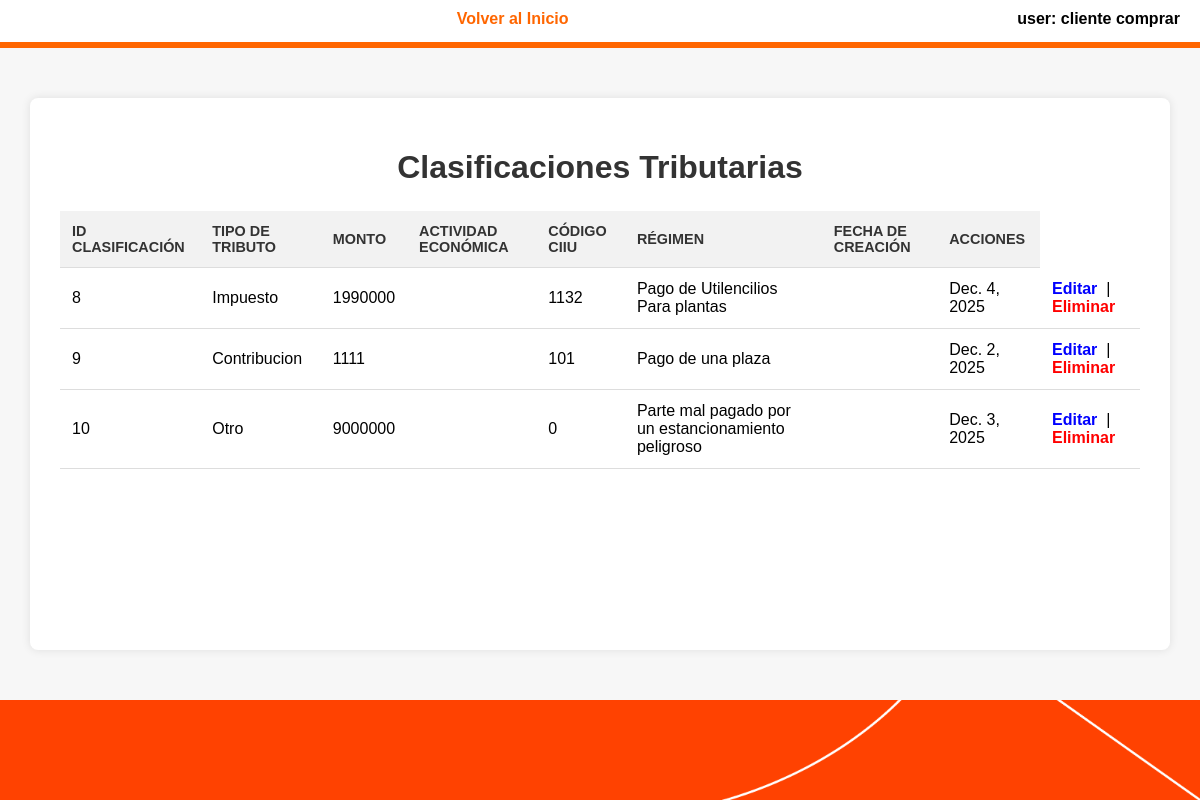
Page /clasificacion/ (signed in) on the committed database.
### miapp/models.py (models this page shows, shortened)
class Usuario(models.Model):
    id_usuario = models.AutoField(primary_key=True)
    nombre = models.CharField(max_length=30)
    apellido = models.CharField(max_length=25)
    mail = models.CharField(max_length=25)
    contraseña = models.CharField(max_length=12)
    rol = models.CharField(max_length=15)

class ClasificacionTributaria(models.Model):
    id_clasificacion = models.AutoField(primary_key=True)
    id_contribuyente = models.ForeignKey(Contribuyente, on_delete=models.CASCADE)
    id_pais = models.ForeignKey(Pais, on_delete=models.CASCADE)
    id_usuario = models.ForeignKey(Usuario, on_delete=models.CASCADE)
    tipo_de_tributo = models.CharField(max_length=15)
    monto = models.IntegerField()
    codigo_CIIU = models.IntegerField()
    regimen = models.TextField()
    fecha_de_creacion = models.DateField()

### miapp/views.py (the view)
# urls.py: path('clasificacion/', views.clasificacion, name='clasificacion'),
def clasificacion(request):
    if 'usuario_id' not in request.session:
        return redirect('crear_usuario')
    usuario_id = request.session['usuario_id']
    try:
        usuario = Usuario.objects.get(pk=usuario_id)
        contribuyentes_del_usuario = Contribuyente.objects.filter(id_usuario=usuario)
        clasificaciones = ClasificacionTributaria.objects.filter(id_contribuyente__in=contribuyentes_del_usuario)
    except Usuario.DoesNotExist:
        request.session.flush()
        return redirect('crear_usuario')
    return render(request, 'clasificaciones_tributarias.html', {
        'usuario': usuario,
        'clasificaciones': clasificaciones
    })

### templates/clasificaciones_tributarias.html (shortened to what this page needs)
{% load static %}
<!DOCTYPE html>
<html lang="es">
<head>
    <link rel="stylesheet" href="{% static 'clasificiones.css' %}">
</head>
<body>
    <header class="main-header">
        <nav class="nav-links">
            <a href="{% url 'index' %}" class="nav-link">Volver al Inicio</a>
        </nav>
        <div class="user-session">
            <span class="username">user: {{ usuario.nombre }} {{ usuario.apellido }}</span>
        </div>
    </header>
    <main class="tabla-container">
        <h1 class="titulo">Clasificaciones Tributarias</h1>
        <table id="clasificacionesTable">
            <thead>
                <tr>
                    <th>ID Clasificación</th>
                    <th>Tipo de Tributo</th>
                    <th>Monto</th>
                    <th>Actividad Económica</th>
                    <th>Código CIIU</th>
                    <th>Régimen</th>
                    <th>Fecha de Creación</th>
                    <th>Acciones</th>
                </tr>
            </thead>
            <tbody>
                {% for c in clasificaciones %}
                <tr>
                    <td>{{ c.id_clasificacion }}</td>
                    <td>{{ c.tipo_de_tributo }}</td>
                    <td>{{ c.monto }}</td>
                    <td>{{ c.actividad_economica }}</td>
                    <td>{{ c.codigo_CIIU }}</td>
                    <td>{{ c.regimen }}</td>
                    <td>{{ c.categoria }}</td>
                    <td>{{ c.fecha_de_creacion }}</td>
                    <td>
                        <a href="#" class="manage-link" style="color: blue; text-decoration:none;">Editar</a>
                        &nbsp;|&nbsp;
                        <a href="#" class="manage-link" style="color: red; text-decoration:none;">Eliminar</a>
                    </td>
                </tr>
                {% endfor %}
            </tbody>
        </table>
    </main>
    <footer class="footer"></footer>
</body>
</html>

### miapp/static/clasificiones.css (style rules this page uses)
:root { --primary-orange: #ff6600; --light-bg: #f7f7f7; --border-color: #ddd; --text-dark: #333; }
html, body { height: 100%; margin: 0; font-family: Arial, sans-serif; }
body { display: flex; flex-direction: column; min-height: 100vh; background-color: var(--light-bg); }
.main-header { display: flex; align-items: center; gap: 12px; padding: 10px 20px 20px 20px; background: white; position: relative; }
.main-header::after { content: ''; position: absolute; left: 0; right: 0; bottom: 0; height: 6px; background: var(--primary-orange); }
.nav-links { flex: 1 1 auto; display: flex; justify-content: center; gap: 20px; }
.nav-link { color: var(--primary-orange); text-decoration: none; font-weight: bold; }
.user-session { flex: 0 0 auto; }
.user-session .username { font-weight: 600; }
.tabla-container { flex: 1 0 auto; margin: 50px auto; width: 90%; max-width: 1100px; background-color: white; padding: 30px; box-shadow: 0 0 10px rgba(0, 0, 0, 0.1); border-radius: 8px; }
.titulo { text-align: center; color: var(--text-dark); margin-bottom: 25px; font-size: 2em; }
#clasificacionesTable { width: 100%; border-collapse: collapse; margin-top: 20px; }
th, td { padding: 12px; text-align: left; border-bottom: 1px solid var(--border-color); }
th { background-color: #f2f2f2; color: var(--text-dark); font-weight: bold; text-transform: uppercase; font-size: 0.9em; }
.manage-link { font-weight: 600; transition: opacity 0.2s; }
.footer { background-color: var(--primary-orange); height: 100px; width: 100%; margin-top: auto; background-image: url('/static/img/Banner.png'); background-size: cover; background-position: bottom center; }

### rows in the picture
Usuario: nombre "cliente", apellido "comprar"
ClasificacionTributaria: id_clasificacion "8", tipo_de_tributo "Impuesto", monto "1990000", codigo_CIIU "1132", regimen "Pago de Utilencilios Para plantas", fecha_de_creacion "Dec. 4, 2025"
ClasificacionTributaria: id_clasificacion "9", tipo_de_tributo "Contribucion", monto "1111", codigo_CIIU "101", regimen "Pago de una plaza", fecha_de_creacion "Dec. 2, 2025"
ClasificacionTributaria: id_clasificacion "10", tipo_de_tributo "Otro", monto "9000000", codigo_CIIU "0", regimen "Parte mal pagado por un estancionamiento peligroso", fecha_de_creacion "Dec. 3, 2025"
